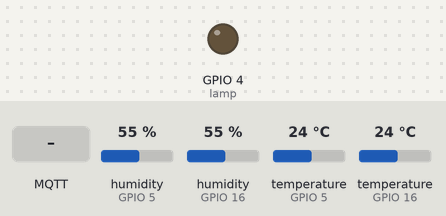
Recording of a sketch running on a simulated ESP8266 (NodeMCU). Shown: output pins drawn as LEDs (lit = HIGH). Dashed ring = blinking. The inputs (shaded band) are chosen by the test bench; at power-on: temperature (sensors on GPIO 5, GPIO 16) 24 °C, humidity (sensors on GPIO 5, GPIO 16) 55 %. WiFi joins after 1.5 s; servers stay silent unless stated; no MQTT or app messages arrive unless stated; what the sketch prints to the serial monitor is not drawn.

Above: at 2.7 s.
2.8 s: temperature (sensor on GPIO 5) set to 20 °C
At 13.4 s:
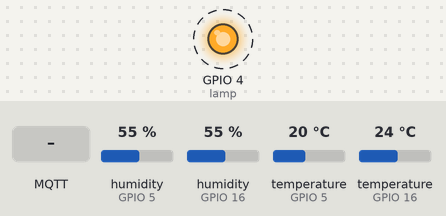
13.5 s: MQTT message "off" arrives on the second subscribed topic
At 14.0 s:
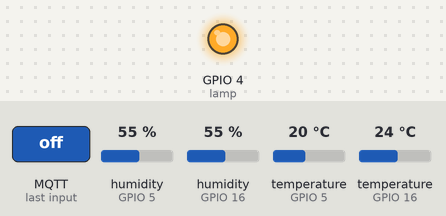
Timing chart, 0 to 16.5 s (numbered marks = the images above; inputs shaded):
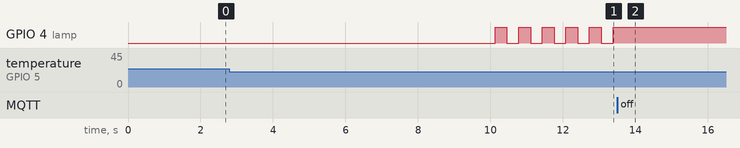

Measured:
- the behaviour switches between 22 and 21 °C on temperature (sensor on GPIO 5) (found by bisection; images 0 and 1)
- after the input at 2.8 s, GPIO 4 (lamp): alternates HIGH for 0.33 s and LOW for 0.33 s, starting after 7.3 s
- after the input at 13.5 s, GPIO 4 (lamp): stops changing and stays HIGH

The sketch:

Final_Version_Code.ino
```cpp
#include <ESP8266WiFi.h> // library needed for WiFi setup
#include <PubSubClient.h> // library needed for publish/subsribe to MQTT server as a client
#include "DHT.h" // libary needed for DHT11 temperature sensores
#include<SPI.h> // libary needed for RFID function
#include<MFRC522.h> // libary needed for RFID sensor

#define DHTTYPE DHT11   // DHT sensor type : DHT 11


//RFID


//creating mfrc522 instance
#define RSTPIN 2
#define SSPIN 15
MFRC522 rc(SSPIN, RSTPIN);

int readsuccess;

/* the following are the UIDs of the card which are authorised
    to know the UID of your card/tag use the example code 'DumpInfo'
    from the library mfrc522 it give the UID of the card as well as
    other information in the card on the serial monitor of the arduino*/

byte defcard[][4]={{0xD0,0x9A,0xC4,0xA3},{0x2A,0xE8,0x7D,0x63}}; //for multiple cards, new ID cards should be added here to be authorized
int N=2; //change this to the number of cards/tags you will use (number of above IDs)
byte readcard[4]; //stores the UID of current tag which is read

//function to get the UID of the card
int getid(){
  if(!rc.PICC_IsNewCardPresent()){
    return 0;
  }
  if(!rc.PICC_ReadCardSerial()){
    return 0;
  }


  Serial.println("THE UID OF THE SCANNED CARD IS:");

  for(int i=0;i<4;i++){
    readcard[i]=rc.uid.uidByte[i]; //storing the UID of the tag in readcard
    Serial.print(readcard[i],HEX);
  }
   Serial.println("");
   Serial.println("Now Comparing with Authorised cards");
  rc.PICC_HaltA();

  return 1;
}

int uidnum=99;
//*****************************************************************************


// Change the credentials below, so your ESP8266 connects to your router
const char* ssid = "AndroidAP";
const char* password = "hamooz1234";

// Change the variable to your VM Ubuntu Server IP address, so it connects to your MQTT broker
const char* mqtt_server = "192.168.43.211";

// Initializes the espClient. You should change the espClient name if you have multiple ESPs running in your home automation system
WiFiClient espClient;
PubSubClient client(espClient);

// DHT Sensor - GPIO 5 = D1 on ESP-12E NodeMCU board
const int DHTPin = 5;
const int DHTPin2 = 16;

// Lamp - LED - GPIO 4 = D2 on ESP-12E NodeMCU board
const int lamp = 4;
int ledblink=0; //for blinking loop
int mod=5; //for AC mode heating / cooling / off
float difference; // tempreture diffrence
int am=1; // AC auto=1/manual=0 mode

// Initialize DHT sensor.
DHT dht(DHTPin, DHTTYPE);
DHT dht2(DHTPin2, DHTTYPE);

// Timers auxiliar variables
long now = millis();
long lastMeasure = 0;

// Don't change the function below. This functions connects your ESP8266 to your router
void setup_wifi() {
  delay(10);
  // We start by connecting to a WiFi network
  Serial.println();
  Serial.print("Connecting to ");
  Serial.println(ssid);
  WiFi.begin(ssid, password);
  while (WiFi.status() != WL_CONNECTED) {
    delay(500);
    Serial.print(".");
  }
  Serial.println("");
  Serial.print("WiFi connected - ESP IP address: ");
  Serial.println(WiFi.localIP());
}

// This functions is executed when some device publishes a message to a topic that your ESP8266 is subscribed to
// Change the function below to add logic to your program, so when a device publishes a message to a topic that
// your ESP8266 is subscribed you can actually do something
void callback(String topic, byte* message, unsigned int length) {
  Serial.print("Message arrived on topic: ");
  Serial.print(topic);
  Serial.print(". Message: ");
  String messageTemp;

  for (int i = 0; i < length; i++) {
    Serial.print((char)message[i]);
    messageTemp += (char)message[i];
  }
  Serial.println();

  // Feel free to add more if statements to control more GPIOs with MQTT

  // If a message is received on the topic room/lamp2, you check if the message is either on or off. Turns the lamp GPIO according to the message
  if(topic=="room/lamp2"){
      Serial.print("Changing mode to ");
      if(messageTemp == "on"){
        am=1;
        Serial.print("auto");
      }
      else if(messageTemp == "off"){
        am=0;
        mod=3;
        Serial.print("manual");
      }
  }
  //If auto mode is off
  if(am==0){
    // If a message is received on the topic "room/lamp", you check if the message is either on or off. Turns the lamp GPIO according to the message
  if(topic=="room/lamp"){
      Serial.print("Changing Room lamp to ");
      if(messageTemp == "on"){
        digitalWrite(lamp, HIGH);
        Serial.print("On");
      }
      else if(messageTemp == "off"){
        digitalWrite(lamp, LOW);
        Serial.print("Off");
      }
  }
  }
  Serial.println();
}

// This functions reconnects your ESP8266 to your MQTT broker
// Change the function below if you want to subscribe to more topics with your ESP8266
void reconnect() {
  // Loop until we're reconnected
  while (!client.connected()) {
    Serial.print("Attempting MQTT connection...");
    // Attempt to connect
    if (client.connect("ESP8266Client")) {
      Serial.println("connected");
      // Subscribe or resubscribe to a topic
      // You can subscribe to more topics (to control more LEDs in this example) ****************************
      client.subscribe("room/lamp"); // Subscribing to Topic "room/lamp" used to switch the A/C (LED) ON/OFF by the IoT dashboard "A/C Remote Switch"
      client.subscribe("room/lamp2"); // Subscribing to Topic "room/lamp2" used to control the A/C mode (OFF: Manual Switch || ON: Auto Balancing Mode) by IoT dashboard "A/C Auto Balancing Mode" Switch
    } else {
      Serial.print("failed, rc=");
      Serial.print(client.state());
      Serial.println(" try again in 5 seconds");
      // Wait 5 seconds before retrying
      delay(5000);
    }
  }
}

// The setup function sets your ESP GPIOs to Outputs, starts the serial communication at a baud rate of 115200
// Sets your mqtt broker and sets the callback function
// The callback function is what receives messages and actually controls the LEDs
void setup() {
  pinMode(lamp, OUTPUT);

  dht.begin();

  Serial.begin(115200); //set baud rate for serial communication between arduino and c to 115200
  setup_wifi(); // call the function to connect the wifi
  client.setServer(mqtt_server, 1883); //connect to mqtt server using ip and port
  client.setCallback(callback); //run the procedure for resiving topics from mqtt server


  SPI.begin();
  rc.PCD_Init(); //initialize the receiver
  rc.PCD_DumpVersionToSerial(); //show details of card reader module

}

// For this project, you don't need to change anything in the loop function. Basically it ensures that you ESP is connected to your broker
void loop() {


//keep cheking if wifi and mqtt is still connected
  if (!client.connected()) {
    reconnect();
  }
  if(!client.loop())
    client.connect("ESP8266Client");

  now = millis();
  // Publishes new temperature and humidity every 10 seconds
  if (now - lastMeasure > 10000) {
    lastMeasure = now;
    // Sensor readings may also be up to 2 seconds 'old' (its a very slow sensor)
    float h = dht.readHumidity();
    float h2 = dht2.readHumidity();

    // Read temperature as Celsius (the default)
    float t = dht.readTemperature();
    float t2 = dht2.readTemperature();
    // Read temperature as Fahrenheit (isFahrenheit = true)
    float f = dht.readTemperature(true);
    float f2 = dht2.readTemperature(true);

    // Check if any reads failed and exit early (to try again).
    if (isnan(h) || isnan(t) || isnan(f)) {
      Serial.println("Failed to read from DHT sensor!");
      return;
    }

    if (isnan(h2) || isnan(t2) || isnan(f2)) {
      Serial.println("Failed to read from DHT2 sensor!");
      return;
    }


    // Computes temperature values in Celsius
    float hic = dht.computeHeatIndex(t, h, false);
    float hic2 = dht2.computeHeatIndex(t2, h2, false);

    static char temperatureTemp[7];
    static char temperatureTemp2[7];

    dtostrf(hic, 6, 2, temperatureTemp);
    dtostrf(hic2, 6, 2, temperatureTemp2);

    static char humidityTemp[7];
    static char humidityTemp2[7];
    dtostrf(h, 6, 2, humidityTemp);
    dtostrf(h2, 6, 2, humidityTemp2);

    // Publishes Temperature and Humidity values
    client.publish("room/temperature", temperatureTemp);
    client.publish("room/temperature2", temperatureTemp2);

    client.publish("room/humidity", humidityTemp);
    client.publish("room/humidity2", humidityTemp2);

    Serial.print("Humidity: ");
    Serial.print(h);
    Serial.print(" %\t Temperature: ");
    Serial.print(t);
    Serial.print(" *C ");
    Serial.print(f);
    Serial.print(" *F\t Heat index: ");
    Serial.print(hic);
    Serial.println(" *C ");

    Serial.print("Humidity2: ");
    Serial.print(h2);
    Serial.print(" %\t Temperature2: ");
    Serial.print(t2);
    Serial.print(" *C ");
    Serial.print(f2);
    Serial.print(" *F\t Heat index: ");
    Serial.print(hic2);
    Serial.println(" *C ");
    // Serial.print(hif);
    // Serial.println(" *F");

    if ((t > t2 || t2 > t)&& am == 1){ // Comparing the difference in temperature and powering A/C when difference is more than 2 degrees (IF A/C MODE IS AUTO "am=1"), also publish the LED again
    difference = t - t2;
    if (difference > 2) { // if Room Temp is more than 2 degree higher than Outside Temp --> A/C will start COOLING to achieve balanced temp
      Serial.println("A/C Cooling ON...");
      digitalWrite(lamp, HIGH); //
      mod=0; //mode for cooling
      client.publish("room/lamp3", "on"); // update A/C Switch as ON
      client.publish("room/lamp4", "Cooling is Active");

      } else if (difference < -2) { // if Room Temp is 2 degrees lower than Outside Temp --> A/C will start Heating the room to achieve balanced temp
        Serial.println("A/C Heating ON...");
        //digitalWrite(lamp, HIGH); //
        mod=1; //mode for heating
        client.publish("room/lamp3", "on"); // update A/C Switch as ON
        client.publish("room/lamp4", "Heating is Active");

        } else {
          Serial.println("Balanced Temperature... A/C OFF");
          digitalWrite(lamp, LOW);
          mod=2;//mode for off
          client.publish("room/lamp3", "off"); //turn off light
        }


     }
  }

    if(mod==1){ //if mode is heating blink led to show it is heating not cooling
        if (ledblink == 1) {
          digitalWrite(lamp, LOW);
          ledblink=0;
          // turn LED OFF
        } else {
           digitalWrite(lamp, HIGH);  // turn LED ON
           ledblink=1;
        }
    }
        delay (300);

  readsuccess = getid();

  if(readsuccess){

  int match=0;
//this is the part where compare the current tag with pre defined tags
  for(int i=0;i<N;i++){
    Serial.print("Testing Against Authorised card no: ");
    Serial.println(i+1);
    if(!memcmp(readcard,defcard[i],4)){
      match++;
      uidnum=i; // shows the sequence number of the readed card based on defined IDs list after comparing it with this list at beggining.
      }

  }

   if(match){
    Serial.println("CARD AUTHORISED"); // if readed card matchs one of the defined cards, then it is an authorized card/tag
    switch(uidnum){
      case(0):Serial.println("D09AC4A3");client.publish("room/rfid","Hamza Card D09AC4A3");break; // in case uidnum=0, then will print and publich the UID at index 0 (1st UID) on the pre-defined list "defcard"
      case(1):Serial.println("2AE87D63");client.publish("room/rfid","Hamza Tag 2AE87D63");break;  // in case uidnum=1, then will print and publich the UID at index 1 (2nd UID) on the pre-defined list "defcard"
      // more cases "for example: case(2)" should be added here as well if new UIDs are added in the UID pre-defined list "defcard"
    }

        }
     else {
      Serial.println("CARD NOT Authorised"); // if readed card DO NOT match any of the defined cards, then print NOT authorized card
      client.publish("room/rfid","Not authorized"); // publish card not authorized
      }

  }


}
```
